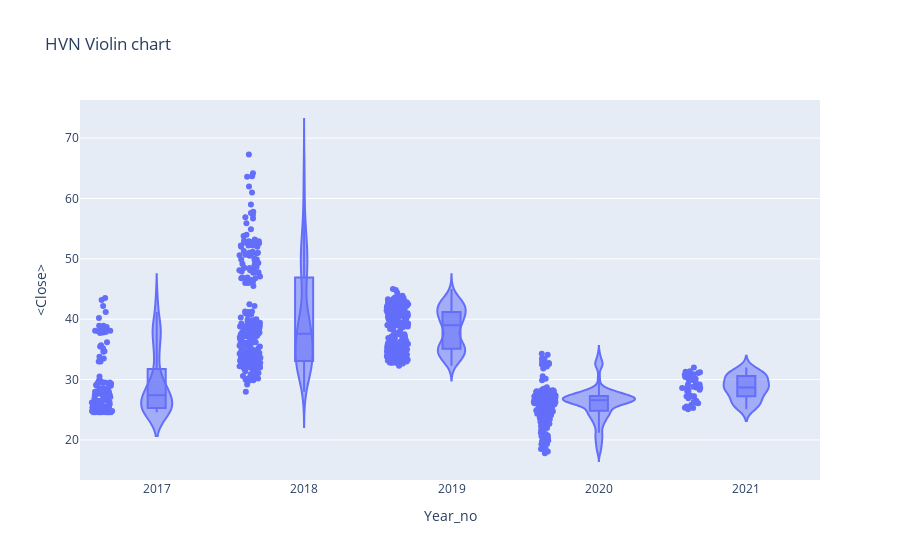

Notebook code for this chart:
### Code cell
#px.violin(df_tips, y="tip", x="smoker", color="sex", box=True, points="all",
#          hover_data=df_tips.columns)

fig = go.Figure()
px.violin(df,x='Year_no',y='<Close>',box =True, points='all',
         hover_data=df.columns, title = 'HVN Violin chart')

### Figure 1 — Plotly figure (JSON) as saved in the notebook; plotly's stock layout.template omitted (floating-point values rounded to 4 significant figures; data arrays with more than 128 entries replaced by an {"elided": "..."} marker saying what was removed)
{"data": [{"alignmentgroup": "True", "box": {"visible": true}, "customdata": {"elided": "900x3 mixed values"}, "hovertemplate": "Year_no=%{x}<br><Close>=%{y}<br>datetime=%{customdata[0]}<br><Volume>=%{customdata[1]}<br>Period=%{customdata[2]}<extra></extra>", "legendgroup": "", "marker": {"color": "#636efa"}, "name": "", "offsetgroup": "", "orientation": "v", "points": "all", "scalegroup": "True", "showlegend": false, "type": "violin", "x": {"elided": "900 int values"}, "x0": " ", "xaxis": "x", "y": {"elided": "900 float values"}, "y0": " ", "yaxis": "y"}], "layout": {"legend": {"tracegroupgap": 0}, "title": {"text": "HVN Violin chart"}, "violinmode": "group", "xaxis": {"anchor": "y", "domain": [0, 1], "title": {"text": "Year_no"}}, "yaxis": {"anchor": "x", "domain": [0, 1], "title": {"text": "<Close>"}}}}
